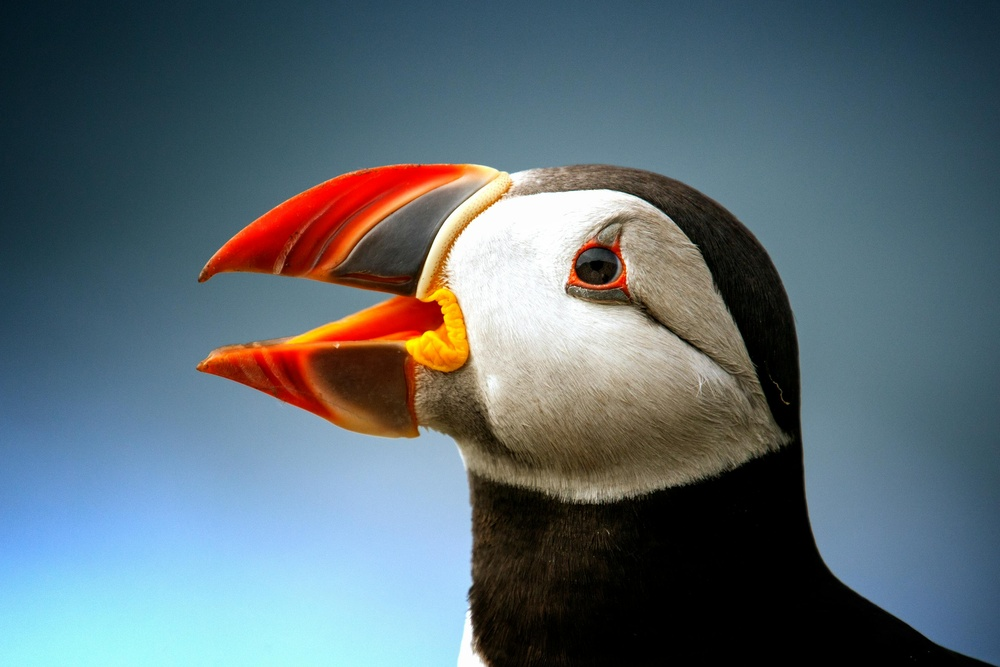
#> input picture my_test_file.jpg, 1000 x 667 px, shrunk from 3636 x 2424 before the run
$ jupyter execute color_cluster.ipynb
#> lines starting #> are read from the running program, lines starting #| are printed output that depends on the picture
[cell 1]
import cv2
import	numpy as np
import matplotlib.pyplot as plt
import os

[cell 2]
def extract_color_signature(img_path):
#> called with img_path = 'my_test_file.jpg'
    img = cv2.imread(img_path)
#> img is the input picture: shape (667, 1000, 3); mean B, G, R 114.7, 106.9, 91.7
    img = cv2.cvtColor(img, cv2.COLOR_BGR2Lab)
#> img: shape (667, 1000, 3); mean of channels 0, 1, 2 112.1, 126, 122.9
    pixels = np.float32(img.reshape(-1, 3))

    #Werte normalisieren
    pixels[:, 0] /= 100.0
    pixels[:, 1:] /= 255.0
    pixels[:, 1:] += 0.5
    # 8 cluster
    k=8
    # Abbruchkritereien (komische opencv kacke, "+"" weil beide kriterien gelten, 100 Durchläufe, 0.1 epsilon)
    criteria = (cv2.TERM_CRITERIA_EPS + cv2.TERM_CRITERIA_MAX_ITER, 100, 0.1)
    # 10 Durchläufe mit anderen Zentren, keine Labels, k=8 cluster, Abbruchkriterien von oben, zufällige center
    _, labels, centers = cv2.kmeans(pixels, k, None, criteria, 10, cv2.KMEANS_RANDOM_CENTERS)
#> centers = [[1.04, 0.987, 0.971], [0.0328, 1, 1.01], [1.85, 0.997, 0.952], [0.395, 1, 0.998], [1.34, 0.984, 0.966], [0.732, 0.994, 0.983], [1.32, 1.24, 1.24], [2.29, 0.961, 0.969]]

    # Gewichte berechnen
    unique_labels, counts = np.unique(labels, return_counts=True)
#> unique_labels = [0, 1, 2, 3, 4, 5, 6, 7]; counts = [149236, 74423, 68924, 53733, 119348, 106822, 13761, 80753]
    weights = np.zeros(k)
    for i, label in enumerate(unique_labels):
        weights[label] = counts[i]
#> this loop made 8 passes
#> after the loop, weights has the same summary as counts
    weights = weights / np.sum(weights)  # Normalisierung
#> weights = [0.224, 0.112, 0.103, 0.0806, 0.179, 0.16, 0.0206, 0.121]

    # Werte entnormalisieren
    centers[:, 0] *= 100.0
    centers[:, 1:] -= 0.5
    centers[:, 1:] *= 255.0

    #zurück in BGR
    bgr_centers = []
    for center in centers:
        # Reshape für cv2.cvtColor
        lab_color = center.reshape(1, 1, 3)
        bgr_color = cv2.cvtColor(lab_color.astype(np.uint8), cv2.COLOR_Lab2BGR)
        bgr_centers.append(bgr_color[0, 0])
#> this loop made 8 passes
#> (lab_color, bgr_color) on passes 1 to 8: ([[103.5, 124.2, 120.1]], [[108, 98, 80]]), ([[3.28, 128.1, 129.2]], [[2, 4, 6]]), ([[185.2, 126.9, 115.4]], [[201, 180, 161]]), ([[39.51, 127.6, 126.9]], [[41, 39, 35]]), ([[134.5, 123.5, 118.8]], [[142, 129, 106]]), ([[73.22, 126, 123.2]], [[75, 69, 58]]), ([[132, 189.9, 189]], [[8, 62, 225]]), ([[229.1, 117.5, 119.6]], [[242, 233, 192]])
#> after the loop, bgr_centers = [[108, 98, 80], [2, 4, 6], [201, 180, 161], [41, 39, 35], [142, 129, 106], [75, 69, 58], [8, 62, 225], [242, 233, 192]]

    return np.array(bgr_centers), weights

[cell 3]
def visualize_color_signature(centers, weights, figsize=(10, 4)):
    """
    Visualisiert eine Farbsignatur.

    Parameters:
    -----------
    centers : numpy.ndarray
        Die k repräsentativen Farben
    weights : numpy.ndarray
        Die relative Häufigkeit jeder Farbe
    """
    # Sortiere Farben nach Gewicht (absteigend)
    sorted_indices = np.argsort(weights)[::-1]
    sorted_centers = centers[sorted_indices]
    sorted_weights = weights[sorted_indices]

    # Erstelle Farbbalken
    plt.figure(figsize=figsize)

    # Jede Farbe als Balken darstellen
    for i, (center, weight) in enumerate(zip(sorted_centers, sorted_weights)):
        # Konvertiere BGR zu RGB für matplotlib
        rgb_color = center[::-1] / 255.0  # BGR zu RGB und auf [0, 1] normalisieren
        plt.bar(i, weight, color=rgb_color, width=0.8)

        # Prozentsatz anzeigen
        plt.text(i, weight + 0.01, f"{weight*100:.1f}%",
                 ha='center', va='bottom', fontsize=9)

    plt.xlabel('Farbcluster')
    plt.ylabel('Relative Häufigkeit')
    plt.title('Farbsignatur des Bildes')
    plt.xticks([])  # x-Achse ohne Zahlen
    plt.ylim(0, max(weights) * 1.2)  # Ein wenig Platz über dem höchsten Balken
    plt.show()

[cell 4]
os.getcwd()
image = "my_test_file.jpg"
filepath = os.path.join(os.getcwd(), image)
centers, weights = extract_color_signature(filepath)
#> centers has the same summary as bgr_centers in extract_color_signature
visualize_color_signature(centers, weights)
#> in visualize_color_signature, `sorted_indices = np.argsort(weights)[::-1]`: sorted_indices = [0, 4, 5, 7, 1, 2, 3, 6]
#> in visualize_color_signature, `sorted_centers = centers[sorted_indices]`: sorted_centers = [[108, 98, 80], [142, 129, 106], [75, 69, 58], [242, 233, 192], [2, 4, 6], [201, 180, 161], [41, 39, 35], [8, 62, 225]]
#> in visualize_color_signature, `sorted_weights = weights[sorted_indices]`: sorted_weights = [0.224, 0.179, 0.16, 0.121, 0.112, 0.103, 0.0806, 0.0206]
#> the loop in visualize_color_signature, `for i, (center, weight) in enumerate(zip(sorted_centers, sorted_weight..` made 8 passes
#> (center, weight, rgb_color) on passes 1 to 8: ([108, 98, 80], 0.224, [0.314, 0.384, 0.424]), ([142, 129, 106], 0.179, [0.416, 0.506, 0.557]), ([75, 69, 58], 0.16, [0.227, 0.271, 0.294]), ([242, 233, 192], 0.121, [0.753, 0.914, 0.949]), ([2, 4, 6], 0.112, [0.0235, 0.0157, 0.00784]), ([201, 180, 161], 0.103, [0.631, 0.706, 0.788]), ([41, 39, 35], 0.0806, [0.137, 0.153, 0.161]), ([8, 62, 225], 0.0206, [0.882, 0.243, 0.0314])
#> in visualize_color_signature, `plt.show()`:
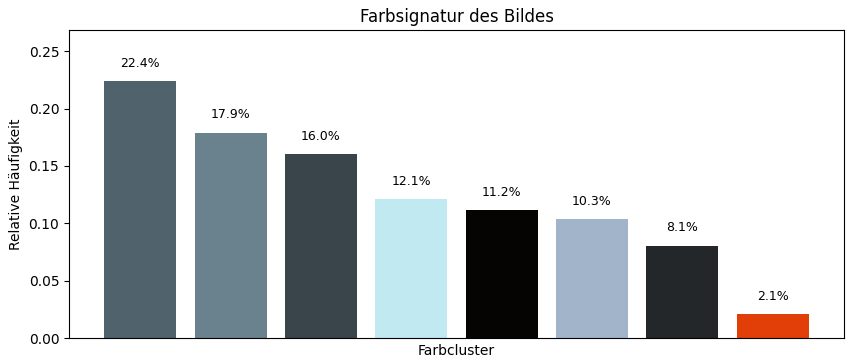
#> figure drawn by matplotlib, 1 panel
centers
#> Out has the same summary as bgr_centers in extract_color_signature


$ run again, with Eule.jpeg copied over my_test_file.jpg
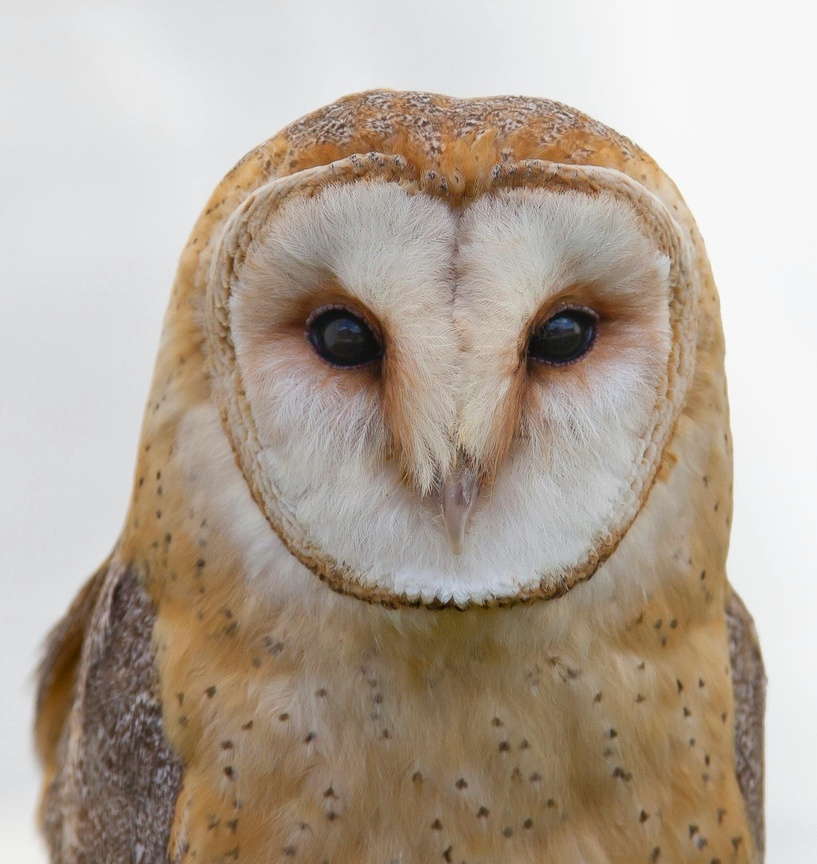
#> input picture Eule.jpeg, 817 x 864 px, shrunk from 1683 x 1780 before the run
#> in extract_color_signature, img is the input picture: shape (864, 817, 3); mean B, G, R 152.1, 165.8, 179.2
#> img: shape (864, 817, 3); mean of channels 0, 1, 2 174.3, 131.3, 137.5
#> in extract_color_signature, `_, labels, centers = cv2.kmeans(pixels, k, None, criteria, 10, cv2.KME..`: centers = [[1.89, 1.01, 1.02], [1.43, 1.03, 1.08], [0.78, 1.03, 1.06], [1.16, 1.03, 1.08], [0.283, 1.01, 1.01], [2.28, 1, 1], [2.46, 1, 1], [1.68, 1.02, 1.05]]
#> unique_labels = [0, 1, 2, 3, 4, 5, 6, 7]; counts = [74798, 138064, 27639, 126795, 6819, 151907, 95160, 84706]
#> the loop in extract_color_signature, `for i, label in enumerate(unique_labels):` made 8 passes
#> after the loop in extract_color_signature, `for i, label in enumerate(unique_labels):`: weights has the same summary as counts
#> in extract_color_signature, `weights = weights / np.sum(weights)`: weights = [0.106, 0.196, 0.0392, 0.18, 0.00966, 0.215, 0.135, 0.12]
#> the loop in extract_color_signature, `for center in centers:` made 8 passes
#> (lab_color, bgr_color) on passes 1 to 8: ([[188.8, 129.6, 133.1]], [[172, 180, 187]]), ([[142.9, 134.1, 147]], [[101, 129, 155]]), ([[78.01, 135.8, 143.9]], [[49, 67, 90]]), ([[115.6, 134.6, 147.5]], [[75, 102, 127]]), ([[28.27, 131.2, 131.3]], [[25, 28, 35]]), ([[227.6, 127.9, 127.5]], [[225, 224, 221]]), ([[245.5, 127.9, 128]], [[244, 244, 242]]), ([[168, 131.8, 139]], [[140, 157, 172]])
#> after the loop in extract_color_signature, `for center in centers:`: bgr_centers = [[172, 180, 187], [101, 129, 155], [49, 67, 90], [75, 102, 127], [25, 28, 35], [225, 224, 221], [244, 244, 242], [140, 157, 172]]
#> `centers, weights = extract_color_signature(filepath)`: centers has the same summary as bgr_centers in extract_color_signature
#> sorted_indices = [5, 1, 3, 6, 7, 0, 2, 4]
#> sorted_centers = [[225, 224, 221], [101, 129, 155], [75, 102, 127], [244, 244, 242], [140, 157, 172], [172, 180, 187], [49, 67, 90], [25, 28, 35]]
#> sorted_weights = [0.215, 0.196, 0.18, 0.135, 0.12, 0.106, 0.0392, 0.00966]
#> the loop in visualize_color_signature, `for i, (center, weight) in enumerate(zip(sorted_centers, sorted_weight..` made 8 passes
#> (center, weight, rgb_color) on passes 1 to 8: ([225, 224, 221], 0.215, [0.867, 0.878, 0.882]), ([101, 129, 155], 0.196, [0.608, 0.506, 0.396]), ([75, 102, 127], 0.18, [0.498, 0.4, 0.294]), ([244, 244, 242], 0.135, [0.949, 0.957, 0.957]), ([140, 157, 172], 0.12, [0.675, 0.616, 0.549]), ([172, 180, 187], 0.106, [0.733, 0.706, 0.675]), ([49, 67, 90], 0.0392, [0.353, 0.263, 0.192]), ([25, 28, 35], 0.00966, [0.137, 0.11, 0.098])
#> in visualize_color_signature, `plt.show()`:
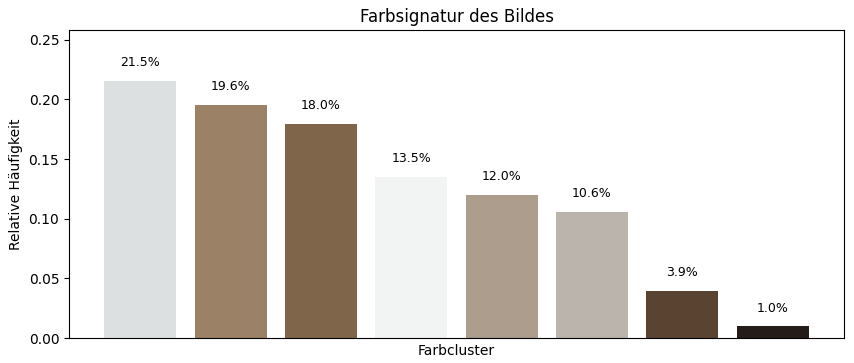
#> figure drawn by matplotlib, 1 panel
#> Out has the same summary as bgr_centers in extract_color_signature

$ run again, with Schwan.jpeg copied over my_test_file.jpg
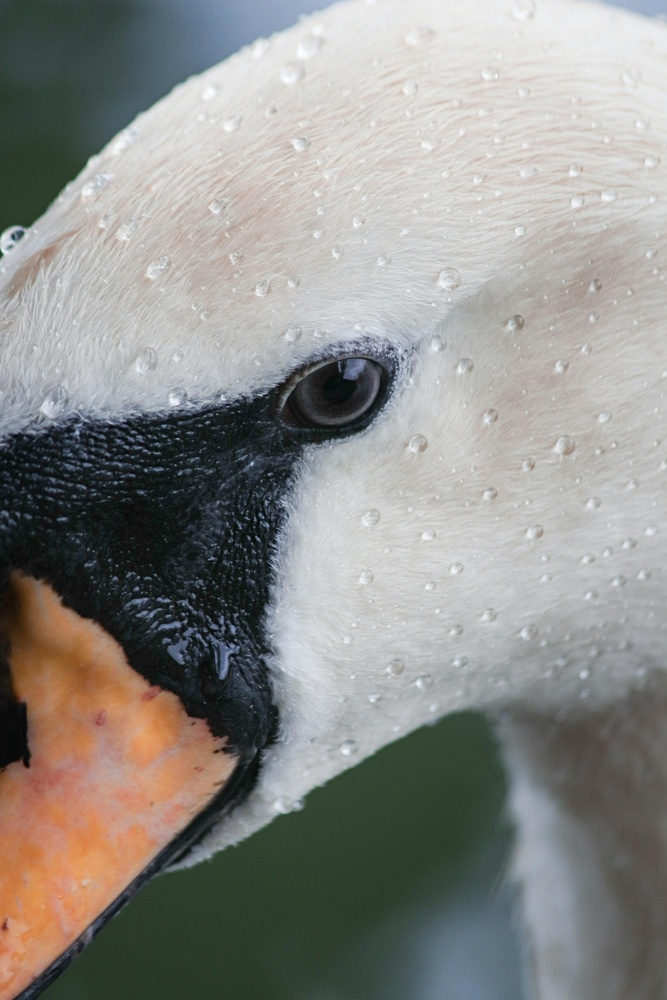
#> input picture Schwan.jpeg, 667 x 1000 px, shrunk from 4000 x 6000 before the run
#> in extract_color_signature, img is the input picture: shape (1000, 667, 3); mean B, G, R 137.2, 140.9, 141.5
#> img: shape (1000, 667, 3); mean of channels 0, 1, 2 146.5, 127.7, 130.3
#> in extract_color_signature, `_, labels, centers = cv2.kmeans(pixels, k, None, criteria, 10, cv2.KME..`: centers = [[1.31, 1.02, 1.01], [1.9, 1, 1.01], [0.242, 0.996, 0.995], [1.59, 1.04, 1.05], [2.13, 1, 1.01], [1.02, 1, 1], [0.664, 0.97, 1.02], [2.33, 1, 1]]
#> unique_labels = [0, 1, 2, 3, 4, 5, 6, 7]; counts = [32937, 145071, 64563, 64183, 150326, 51017, 120705, 38198]
#> the loop in extract_color_signature, `for i, label in enumerate(unique_labels):` made 8 passes
#> after the loop in extract_color_signature, `for i, label in enumerate(unique_labels):`: weights has the same summary as counts
#> in extract_color_signature, `weights = weights / np.sum(weights)`: weights = [0.0494, 0.217, 0.0968, 0.0962, 0.225, 0.0765, 0.181, 0.0573]
#> the loop in extract_color_signature, `for center in centers:` made 8 passes
#> (lab_color, bgr_color) on passes 1 to 8: ([[130.7, 131.6, 129.9]], [[120, 120, 127]]), ([[189.9, 128.6, 128.8]], [[182, 182, 182]]), ([[24.18, 126.5, 126.1]], [[29, 27, 22]]), ([[159.4, 137.9, 139.9]], [[132, 145, 174]]), ([[212.5, 128, 128.8]], [[207, 207, 207]]), ([[102, 128.3, 128.7]], [[93, 93, 93]]), ([[66.39, 119.9, 132.9]], [[55, 65, 49]]), ([[232.9, 127.9, 128.5]], [[229, 230, 227]])
#> after the loop in extract_color_signature, `for center in centers:`: bgr_centers = [[120, 120, 127], [182, 182, 182], [29, 27, 22], [132, 145, 174], [207, 207, 207], [93, 93, 93], [55, 65, 49], [229, 230, 227]]
#> `centers, weights = extract_color_signature(filepath)`: centers has the same summary as bgr_centers in extract_color_signature
#> sorted_indices = [4, 1, 6, 2, 3, 5, 7, 0]
#> sorted_centers = [[207, 207, 207], [182, 182, 182], [55, 65, 49], [29, 27, 22], [132, 145, 174], [93, 93, 93], [229, 230, 227], [120, 120, 127]]
#> sorted_weights = [0.225, 0.217, 0.181, 0.0968, 0.0962, 0.0765, 0.0573, 0.0494]
#> the loop in visualize_color_signature, `for i, (center, weight) in enumerate(zip(sorted_centers, sorted_weight..` made 8 passes
#> (center, weight, rgb_color) on passes 1 to 8: ([207, 207, 207], 0.225, [0.812, 0.812, 0.812]), ([182, 182, 182], 0.217, [0.714, 0.714, 0.714]), ([55, 65, 49], 0.181, [0.192, 0.255, 0.216]), ([29, 27, 22], 0.0968, [0.0863, 0.106, 0.114]), ([132, 145, 174], 0.0962, [0.682, 0.569, 0.518]), ([93, 93, 93], 0.0765, [0.365, 0.365, 0.365]), ([229, 230, 227], 0.0573, [0.89, 0.902, 0.898]), ([120, 120, 127], 0.0494, [0.498, 0.471, 0.471])
#> in visualize_color_signature, `plt.show()`:
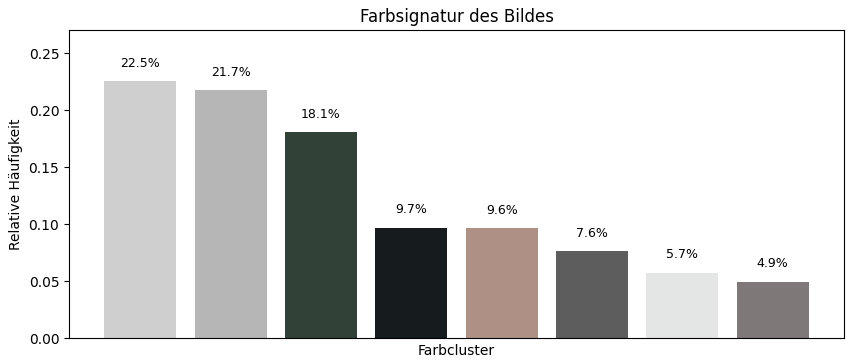
#> figure drawn by matplotlib, 1 panel
#> Out has the same summary as bgr_centers in extract_color_signature
